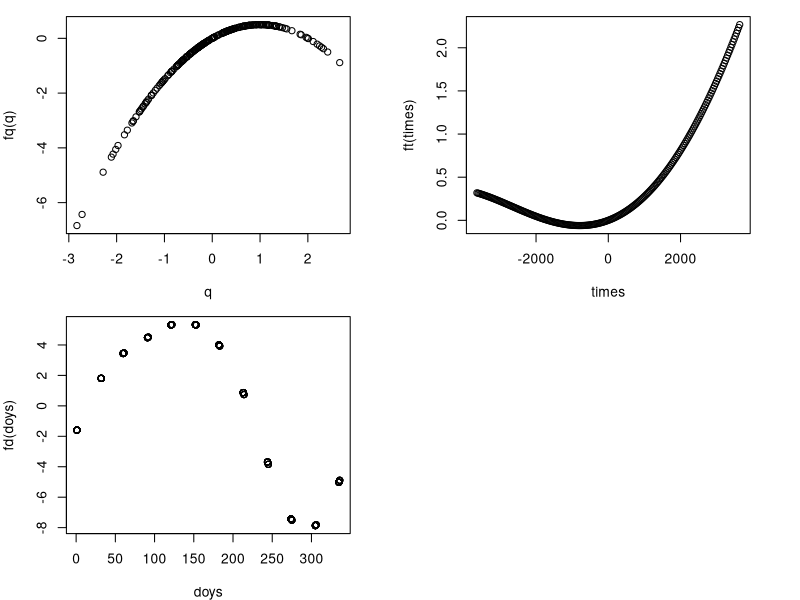

Here is the R script that generated this plot: (Note: this script raises an error after producing the figure.)
# Making synthetic concentration-flow data

library(lubridate)
library(dplyr)

set.seed(156)
dates = as.Date(ymd("2015-01-01") - months(1:240))
times = scale(as.numeric(dates), scale = 1)
doys = as.numeric(format(dates, "%j"))

flows = rlnorm(240, 5, 1.2)
q = scale(log(flows)) %>% as.vector()


# assemble
fc <- function(q, doy, time, plot = FALSE, seed = 156) {
  set.seed(seed)
  rlnorm(240, 5, 1.2)
  # select q relationship
  fq = function(q) q - q^2 / 2

  # select time relationship
  polycoefs = rnorm(5) / factorial(1:5) / 2
  pnl <- function(x, deg) (x /2113.175) ^ deg
  ft = function(t) sapply(1:5, pnl, x = time) %*% polycoefs


  # select doy relationship
  sincoefs = rnorm(5) / factorial(1:5) * 4
  coscoefs = rnorm(5) / factorial(1:5) * 4
  fd <- function(doy) {
    d = doy * pi / 180
    hmc <- function(deg, a, b) a * sin(d * deg) + b * cos(d * deg)
    Map(hmc, deg = 1:5, a = sincoefs, b = coscoefs) %>%
      as.data.frame() %>% unname() %>%
      apply(1, sum)
  }

  # constant
  const = -1

  if(plot) {
    oldpar = par(no.readonly = TRUE)
    on.exit({par(oldpar)})
    par(mfrow = c(2, 2), mar = c(4, 4, 1, 3))
    plot(q, fq(q))
    plot(times, ft(times))
    plot(doys, fd(doys))
    par(oldpar)
  }

  invisible(as.vector(fq(q)) + as.vector(fd(doy)) + as.vector(ft(time)) + const)
}

fc(q, doys, times, seed = 156, plot = TRUE)

rc_synth = data.frame(Date = dates, flow = flows, flow.units = "CFS",
                       q = q, doy = doys, time = times) %>%
  mutate(c_nonoise = fc(q, doy, time),
         noise = rnorm(240),
         c = c_nonoise + noise,
         conc = as.vector(exp(c)), conc.units = "mg/L",
         is.bdl = FALSE)
attr(rc_synth, "fcn") = fc

# make sure fcn attr works
foo <- attr(rc_synth, "fcn")
d2 = makeModelData(rc_synth)

# See how well a model performs
mod1 = rcgam(c ~ s(q, k = 5) + s(time) + s(doy, k = 4, bs = "cc"), d2)

summary(mod1)
plot(mod1, residuals = F, pages = 1)
crossvalidate(mod1, k = 30)
crossvalidate(mod1, k = 30, smear = FALSE)
plot(predict(mod1), rc_synth$conc)
plot(predict(mod1, smear = FALSE), rc_synth$conc)
abline(0, 1)

# Check out 2 high outliers
foo = rc_synth[rc_synth$conc > 1500, ]



pairs(rc_synth[c("Date", "flow", "conc")])
hist(rc_synth$conc)
car::qqPlot(rc_synth$conc)

synthrc = makeModelData(rc_synth)
pairs(synthrc)

# save
save(rc_synth, file = "data/rc_synth.rda")



conditionalParams <- function(date, flow, synthdat) {

  stopifnot(is.Date(date))
  synthrc = makeModelData(rc_synth)
  tfm = attr(synthrc, "transform")
  q = tfm$qtrans(flow)
  time = tfm$ttrans(date)
  doy = as.numeric(format(date, "%j"))


  logmean = fc(q, doy, time)
  logsd = 1
  list(logmean = logmean, logsd = logsd)
}

